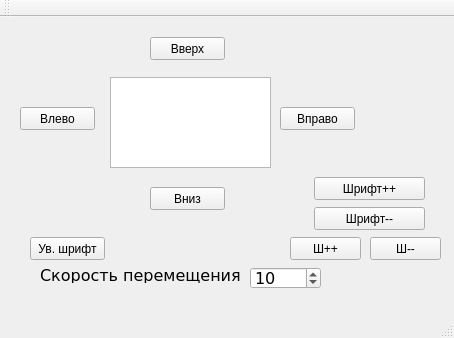
<?xml version="1.0" encoding="UTF-8"?>
<ui version="4.0">
 <class>MainWindow</class>
 <widget class="QMainWindow" name="MainWindow">
  <property name="geometry">
   <rect>
    <x>0</x>
    <y>0</y>
    <width>454</width>
    <height>338</height>
   </rect>
  </property>
  <property name="font">
   <font>
    <pointsize>9</pointsize>
   </font>
  </property>
  <property name="windowTitle">
   <string>MainWindow</string>
  </property>
  <widget class="QWidget" name="centralWidget">
   <widget class="QTextEdit" name="textEdit">
    <property name="geometry">
     <rect>
      <x>110</x>
      <y>60</y>
      <width>161</width>
      <height>91</height>
     </rect>
    </property>
   </widget>
   <widget class="QPushButton" name="leftButton">
    <property name="geometry">
     <rect>
      <x>20</x>
      <y>90</y>
      <width>75</width>
      <height>23</height>
     </rect>
    </property>
    <property name="text">
     <string>Влево</string>
    </property>
   </widget>
   <widget class="QPushButton" name="upButton">
    <property name="geometry">
     <rect>
      <x>150</x>
      <y>20</y>
      <width>75</width>
      <height>23</height>
     </rect>
    </property>
    <property name="text">
     <string>Вверх</string>
    </property>
   </widget>
   <widget class="QPushButton" name="rightButton">
    <property name="geometry">
     <rect>
      <x>280</x>
      <y>90</y>
      <width>75</width>
      <height>23</height>
     </rect>
    </property>
    <property name="text">
     <string>Вправо</string>
    </property>
   </widget>
   <widget class="QPushButton" name="downButton">
    <property name="geometry">
     <rect>
      <x>150</x>
      <y>170</y>
      <width>75</width>
      <height>23</height>
     </rect>
    </property>
    <property name="text">
     <string>Вниз</string>
    </property>
   </widget>
   <widget class="QSpinBox" name="speedValue">
    <property name="geometry">
     <rect>
      <x>250</x>
      <y>250</y>
      <width>71</width>
      <height>22</height>
     </rect>
    </property>
    <property name="font">
     <font>
      <family>Verdana</family>
      <pointsize>12</pointsize>
     </font>
    </property>
    <property name="maximum">
     <number>101</number>
    </property>
    <property name="value">
     <number>10</number>
    </property>
   </widget>
   <widget class="QLabel" name="label">
    <property name="geometry">
     <rect>
      <x>40</x>
      <y>250</y>
      <width>211</width>
      <height>16</height>
     </rect>
    </property>
    <property name="font">
     <font>
      <family>Verdana</family>
      <pointsize>12</pointsize>
     </font>
    </property>
    <property name="text">
     <string>Скорость перемещения</string>
    </property>
   </widget>
   <widget class="QPushButton" name="incFont">
    <property name="geometry">
     <rect>
      <x>314</x>
      <y>160</y>
      <width>111</width>
      <height>23</height>
     </rect>
    </property>
    <property name="text">
     <string>Шрифт++</string>
    </property>
   </widget>
   <widget class="QPushButton" name="decFont">
    <property name="geometry">
     <rect>
      <x>314</x>
      <y>190</y>
      <width>111</width>
      <height>23</height>
     </rect>
    </property>
    <property name="text">
     <string>Шрифт--</string>
    </property>
   </widget>
   <widget class="QPushButton" name="incFont_2">
    <property name="geometry">
     <rect>
      <x>290</x>
      <y>220</y>
      <width>71</width>
      <height>23</height>
     </rect>
    </property>
    <property name="text">
     <string>Ш++</string>
    </property>
   </widget>
   <widget class="QPushButton" name="decFont_2">
    <property name="geometry">
     <rect>
      <x>370</x>
      <y>220</y>
      <width>71</width>
      <height>23</height>
     </rect>
    </property>
    <property name="text">
     <string>Ш--</string>
    </property>
   </widget>
   <widget class="QPushButton" name="pushButton">
    <property name="geometry">
     <rect>
      <x>30</x>
      <y>220</y>
      <width>75</width>
      <height>23</height>
     </rect>
    </property>
    <property name="text">
     <string>Ув. шрифт</string>
    </property>
   </widget>
  </widget>
  <widget class="QMenuBar" name="menuBar">
   <property name="geometry">
    <rect>
     <x>0</x>
     <y>0</y>
     <width>454</width>
     <height>21</height>
    </rect>
   </property>
  </widget>
  <widget class="QToolBar" name="mainToolBar">
   <attribute name="toolBarArea">
    <enum>TopToolBarArea</enum>
   </attribute>
   <attribute name="toolBarBreak">
    <bool>false</bool>
   </attribute>
  </widget>
  <widget class="QStatusBar" name="statusBar"/>
 </widget>
 <layoutdefault spacing="6" margin="11"/>
 <resources/>
 <connections>
  <connection>
   <sender>pushButton</sender>
   <signal>clicked()</signal>
   <receiver>MainWindow</receiver>
   <slot>on_incFont_clicked()</slot>
   <hints>
    <hint type="sourcelabel">
     <x>72</x>
     <y>267</y>
    </hint>
    <hint type="destinationlabel">
     <x>162</x>
     <y>264</y>
    </hint>
   </hints>
  </connection>
 </connections>
 <slots>
  <slot>on_incFont_clicked()</slot>
 </slots>
</ui>
